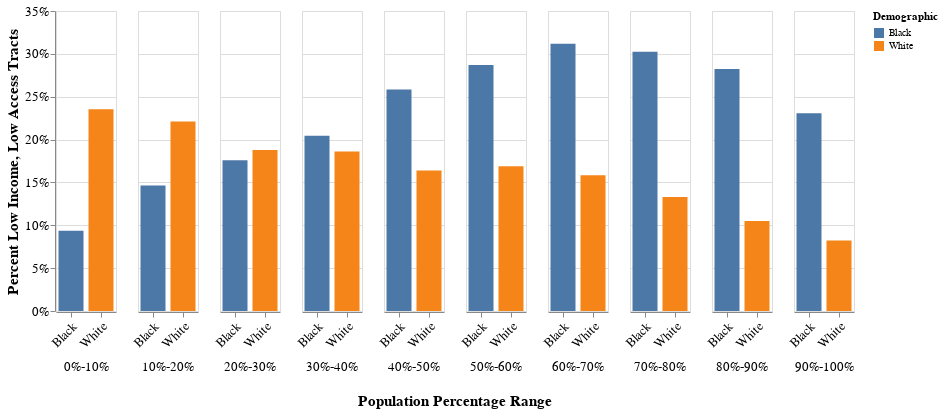

Notebook cell for this chart:
### Code cell
alt.Chart(bw).mark_bar(size=25).encode(
    x=alt.X('Demographic:N', title='', axis=alt.Axis(labelAngle=-45)),
    y=alt.Y('LILATracts_1And10_mean:Q', axis=alt.Axis(format='%'), title='Percent Low Income, Low Access Tracts'),
    color='Demographic:N',
    column=alt.Column('PopShareRange_:O', title='Population Percentage Range')
).properties(
    height=300,
    width=60
).configure_axis(
    labelFontSize=13,
    titleFontSize=15
).configure_header(
    labelFontSize=13,
    titleFontSize=15,
    labelOrient='bottom',
    titleOrient='bottom'
)

### Figure 1 — Vega-Lite specification as saved in the notebook (floating-point values rounded to 4 significant figures)
{"config": {"view": {"continuousWidth": 400, "continuousHeight": 300}, "axis": {"labelFontSize": 13, "titleFontSize": 15}, "header": {"labelFontSize": 13, "labelOrient": "bottom", "titleFontSize": 15, "titleOrient": "bottom"}}, "data": {"name": "data-130c1534ce772d2f9455d20d58017946"}, "mark": {"type": "bar", "size": 25}, "encoding": {"color": {"field": "Demographic", "type": "nominal"}, "column": {"field": "PopShareRange_", "title": "Population Percentage Range", "type": "ordinal"}, "x": {"axis": {"labelAngle": -45}, "field": "Demographic", "title": "", "type": "nominal"}, "y": {"axis": {"format": "%"}, "field": "LILATracts_1And10_mean", "title": "Percent Low Income, Low Access Tracts", "type": "quantitative"}}, "height": 300, "width": 60, "$schema": "https://vega.github.io/schema/vega-lite/v4.17.0.json", "datasets": {"data-130c1534ce772d2f9455d20d58017946": [{"PopShareRange_": "0%-10%", "LILATracts_1And10_sum": 4584, "LILATracts_1And10_count": 49022, "LILATracts_1And10_mean": 0.09351, "Demographic": "Black"}, {"PopShareRange_": "10%-20%", "LILATracts_1And10_sum": 1234, "LILATracts_1And10_count": 8426, "LILATracts_1And10_mean": 0.1465, "Demographic": "Black"}, {"PopShareRange_": "20%-30%", "LILATracts_1And10_sum": 721, "LILATracts_1And10_count": 4098, "LILATracts_1And10_mean": 0.1759, "Demographic": "Black"}, {"PopShareRange_": "30%-40%", "LILATracts_1And10_sum": 505, "LILATracts_1And10_count": 2469, "LILATracts_1And10_mean": 0.2045, "Demographic": "Black"}, {"PopShareRange_": "40%-50%", "LILATracts_1And10_sum": 439, "LILATracts_1And10_count": 1699, "LILATracts_1And10_mean": 0.2584, "Demographic": "Black"}, {"PopShareRange_": "50%-60%", "LILATracts_1And10_sum": 372, "LILATracts_1And10_count": 1296, "LILATracts_1And10_mean": 0.287, "Demographic": "Black"}, {"PopShareRange_": "60%-70%", "LILATracts_1And10_sum": 320, "LILATracts_1And10_count": 1026, "LILATracts_1And10_mean": 0.3119, "Demographic": "Black"}, {"PopShareRange_": "70%-80%", "LILATracts_1And10_sum": 308, "LILATracts_1And10_count": 1018, "LILATracts_1And10_mean": 0.3026, "Demographic": "Black"}, {"PopShareRange_": "80%-90%", "LILATracts_1And10_sum": 335, "LILATracts_1And10_count": 1186, "LILATracts_1And10_mean": 0.2825, "Demographic": "Black"}, {"PopShareRange_": "90%-100%", "LILATracts_1And10_sum": 406, "LILATracts_1And10_count": 1759, "LILATracts_1And10_mean": 0.2308, "Demographic": "Black"}, {"PopShareRange_": "0%-10%", "LILATracts_1And10_sum": 676, "LILATracts_1And10_count": 2872, "LILATracts_1And10_mean": 0.2354, "Demographic": "White"}, {"PopShareRange_": "10%-20%", "LILATracts_1And10_sum": 417, "LILATracts_1And10_count": 1885, "LILATracts_1And10_mean": 0.2212, "Demographic": "White"}, {"PopShareRange_": "20%-30%", "LILATracts_1And10_sum": 408, "LILATracts_1And10_count": 2171, "LILATracts_1And10_mean": 0.1879, "Demographic": "White"}, {"PopShareRange_": "30%-40%", "LILATracts_1And10_sum": 526, "LILATracts_1And10_count": 2828, "LILATracts_1And10_mean": 0.186, "Demographic": "White"}, {"PopShareRange_": "40%-50%", "LILATracts_1And10_sum": 668, "LILATracts_1And10_count": 4075, "LILATracts_1And10_mean": 0.1639, "Demographic": "White"}, {"PopShareRange_": "50%-60%", "LILATracts_1And10_sum": 875, "LILATracts_1And10_count": 5182, "LILATracts_1And10_mean": 0.1689, "Demographic": "White"}, {"PopShareRange_": "60%-70%", "LILATracts_1And10_sum": 1049, "LILATracts_1And10_count": 6621, "LILATracts_1And10_mean": 0.1584, "Demographic": "White"}, {"PopShareRange_": "70%-80%", "LILATracts_1And10_sum": 1276, "LILATracts_1And10_count": 9601, "LILATracts_1And10_mean": 0.1329, "Demographic": "White"}, {"PopShareRange_": "80%-90%", "LILATracts_1And10_sum": 1550, "LILATracts_1And10_count": 14759, "LILATracts_1And10_mean": 0.105, "Demographic": "White"}, {"PopShareRange_": "90%-100%", "LILATracts_1And10_sum": 1844, "LILATracts_1And10_count": 22398, "LILATracts_1And10_mean": 0.08233, "Demographic": "White"}]}}
